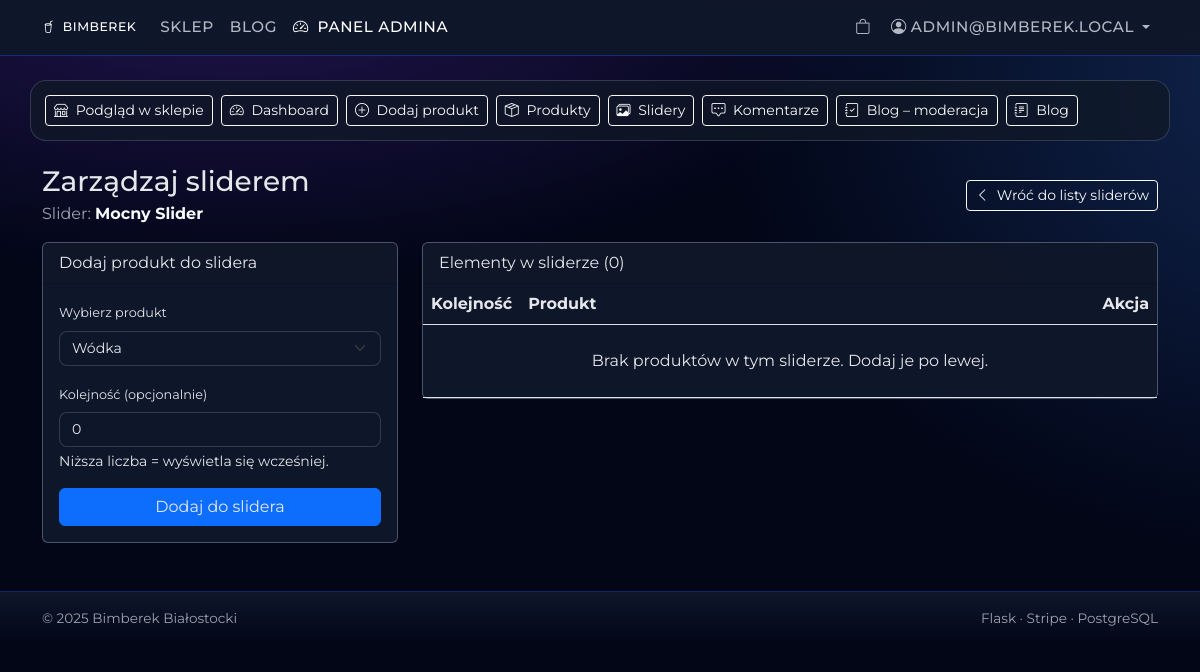
The page /admin/sliders/1 (signed in) on the database as committed earlier.
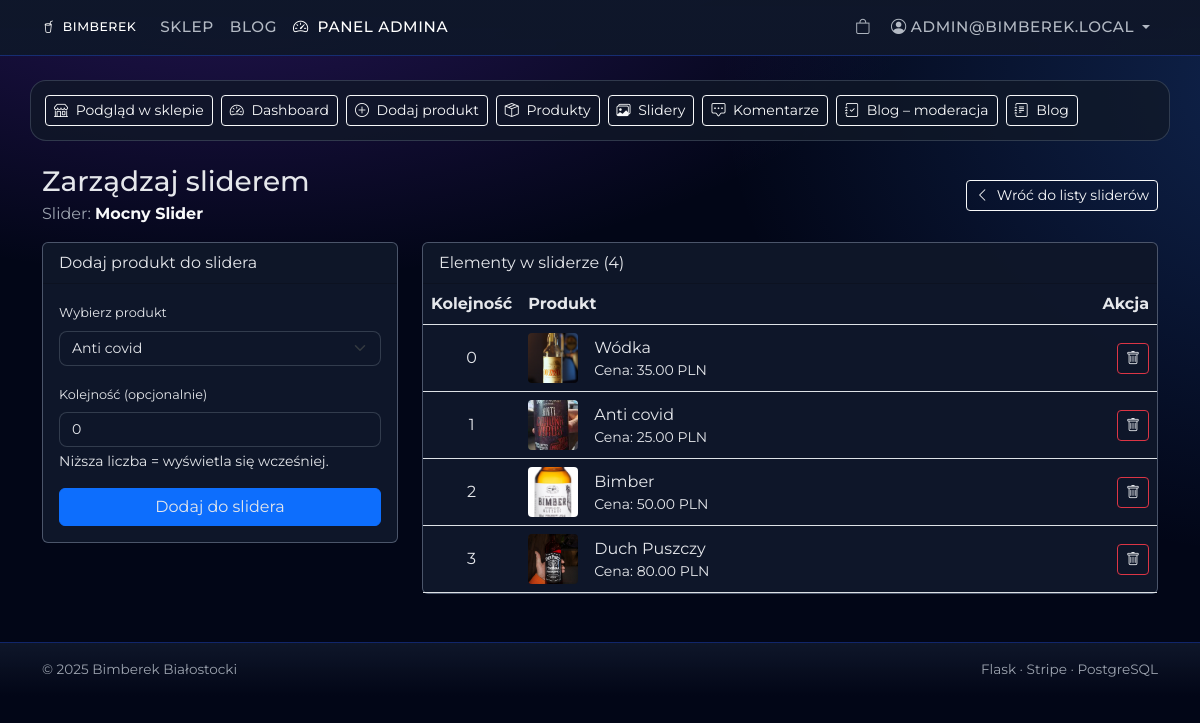
The same page on the database as committed later.
### app/models.py (models this page shows, shortened)
class SliderItem(db.Model):
    __tablename__ = "slider_items"
    id = db.Column(db.Integer, primary_key=True)
    slider_id = db.Column(db.Integer, db.ForeignKey("sliders.id"), nullable=False)
    product_id = db.Column(db.Integer, db.ForeignKey("products.id"), nullable=True)
    media_id = db.Column(db.Integer, db.ForeignKey("media.id"), nullable=True)
    order_index = db.Column(db.Integer, nullable=False, default=0)
    caption = db.Column(db.String(255), nullable=True)
    slider = db.relationship("Slider", back_populates="items")
    product = db.relationship("Product", back_populates="slider_items")
    media = db.relationship("Media", back_populates="slider_items")
    __table_args__ = (
        db.UniqueConstraint("slider_id", "order_index", name="uq_slider_order"),
    )

class Product(db.Model):
    __tablename__ = "products"
    id = db.Column(db.Integer, primary_key=True)
    name = db.Column(db.String(200), nullable=False)
    description_html = db.Column(db.Text, nullable=True)
    price = db.Column(db.Numeric(10, 2), nullable=False)
    category_id = db.Column(db.Integer, db.ForeignKey("categories.id"), nullable=True)
    image_filename = db.Column(db.String(200), nullable=True)
    stock = db.Column(db.Integer, nullable=False, default=0, server_default="0")
    category = db.relationship("Category", back_populates="products")
    comments = db.relationship("Comment", back_populates="product", lazy=True)
    slider_items = db.relationship("SliderItem", back_populates="product", lazy=True)

### app/admin/routes.py (the view, shortened to what this page needs)
@admin_bp.route("/sliders/<int:slider_id>", methods=["GET", "POST"])
@login_required
def slider_detail(slider_id: int):
    if not admin_required():
        flash("Brak uprawnień do panelu administratora.", "danger")
        return redirect(url_for("shop.index"))
    slider = Slider.query.get_or_404(slider_id)
    form = AddSliderItemForm() # Formularz z forms.py
    items_in_slider = slider.items
    return render_template(
        "admin/slider_detail.html",
        slider=slider,
        items_in_slider=items_in_slider,
        form=form
    )

### app/admin/forms.py
class AddSliderItemForm(FlaskForm):
    product_id = SelectField(
        "Wybierz produkt",
        coerce=int,
        validators=[DataRequired(message="Musisz wybrać produkt.")]
    )
    order_index = IntegerField(
        "Kolejność (opcjonalnie)",
        default=0,
        validators=[Optional(), NumberRange(min=0)]
    )
    submit = SubmitField("Dodaj do slidera")
    def __init__(self, *args, **kwargs):
        super().__init__(*args, **kwargs)
        try:
            from app.models import Product
            products = Product.query.order_by(Product.name).all()
            self.product_id.choices = [(p.id, p.name) for p in products]
        except Exception:
            self.product_id.choices = []

### app/admin/routes.py (called while the page is built)
def admin_required() -> bool:
    if not current_user.is_authenticated:
        return False
    if getattr(current_user, "is_admin", False):
        return True
    if getattr(current_user, "role", None) == "admin":
        return True
    return False

### app/admin/templates/admin/slider_detail.html (shortened to what this page needs)
{% extends "base.html" %}
{% block content %}
{% include "admin/_toolbar.html" %}
<div class="container my-4">
  <div class="d-flex justify-content-between align-items-center mb-3">
    <div>
      <h1 class="h3 mb-1">Zarządzaj sliderem</h1>
      <p class="muted mb-0">
        Slider: <strong class="text-light">{{ slider.name }}</strong>
      </p>
    </div>
    <a href="{{ url_for('admin.sliders') }}" class="btn btn-outline-light btn-sm">
      <i class="bi bi-chevron-left me-1"></i> Wróć do listy sliderów
    </a>
  </div>
  <div class="row g-4">
    <div class="col-lg-4">
      <div class="card">
        <div class="card-header">
          Dodaj produkt do slidera
        </div>
        <div class="card-body">
          <form method="POST" action="{{ url_for('admin.slider_detail', slider_id=slider.id) }}">
            <div class="mb-3">
              {{ form.product_id.label(class="form-label") }}
              {{ form.product_id(class="form-select" + (" is-invalid" if form.product_id.errors else "")) }}
            </div>
            <div class="mb-3">
              {{ form.order_index.label(class="form-label") }}
              {{ form.order_index(class="form-control" + (" is-invalid" if form.order_index.errors else "")) }}
              <div class="form-text muted">Niższa liczba = wyświetla się wcześniej.</div>
            </div>
            <div class="d-grid">
              {{ form.submit(class="btn btn-primary") }}
            </div>
          </form>
        </div>
      </div>
    </div>
    <div class="col-lg-8">
      <div class="card">
        <div class="card-header">
          Elementy w sliderze ({{ items_in_slider|length }})
        </div>
        <div class="card-body p-0">
          <table class="table table-hover mb-0 align-middle">
            <thead>
              <tr>
                <th style="width: 80px;">Kolejność</th>
                <th>Produkt</th>
                <th style="width: 100px;" class="text-end">Akcja</th>
              </tr>
            </thead>
            <tbody>
              {% for item in items_in_slider %}
              <tr>
                <td class="muted text-center">{{ item.order_index }}</td>
                <td>
                  <div class="d-flex align-items-center gap-3">
                    {% if item.product and item.product.image_filename %}
                      <img src="{{ url_for('static', filename='images/products/' ~ item.product.image_filename) }}" alt="" style="width: 50px; height: 50px; object-fit: cover; border-radius: 4px;">
                    {% else %}
                      <img src="https://placehold.co/50x50/020617/374151?text=?" alt="" style="width: 50px; height: 50px; object-fit: cover; border-radius: 4px;">
                    {% endif %}
                    <div>
                      <a href="{{ url_for('admin.product_detail', product_id=item.product_id) }}" class="text-light text-decoration-none">
                        {{ item.product.name if item.product else 'Brak produktu' }}
                      </a>
                      <div class="small muted">
                        Cena: {{ "%.2f"|format(item.product.price) }} PLN
                      </div>
                    </div>
                  </div>
                </td>
                <td class="text-end">
                  <form action="{{ url_for('admin.remove_slider_item', item_id=item.id) }}" method="POST" onsubmit="return confirm('Usunąć ten produkt ze slidera?');">
                    <button type="submit" class="btn btn-sm btn-outline-danger">
                      <i class="bi bi-trash"></i>
                    </button>
                  </form>
                </td>
              </tr>
              {% else %}
              <tr>
                <td colspan="3" class="text-center py-4 muted">
                  Brak produktów w tym sliderze. Dodaj je po lewej.
                </td>
              </tr>
              {% endfor %}
            </tbody>
          </table>
        </div>
      </div>
    </div>
  </div>
</div>
{% endblock %}

Rows that differ between the two databases and show on the page:
added SliderItem: order_index "0", image_filename (picture), product "Wódka"
now on this page (row edited): Product: product.price "35.00"
added SliderItem: order_index "1", image_filename (picture), product "Anti covid"
added Product: product.price "25.00"
added SliderItem: order_index "2", image_filename (picture), product "Bimber"
added Product: product.price "50.00"
added SliderItem: order_index "3", image_filename (picture), product "Duch Puszczy"
added Product: product.price "80.00"
Other text that changed with them:
form field product_id: "Wódka" → "Anti covid"
{{ items_in_slider|length }}: "0" → "4"
text no longer shown: "Brak produktów w tym sliderze. Dodaj je po lewej."
